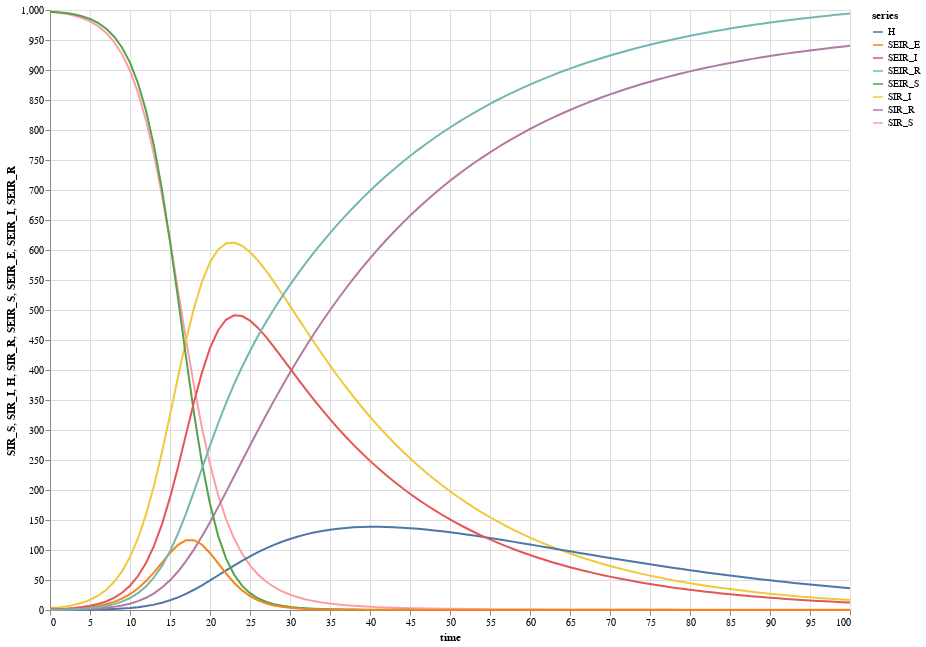

Notebook cell for this chart:
### Code cell
points = simulate(joined at [0..100 by 1])

H = series(value(points.H), "H", {{ style = "lines" }})

SIR_S = series(value(points.SIR_S), "SIR_S", {{ style = "lines" }})
SIR_I = series(value(points.SIR_I), "SIR_I", {{ style = "lines" }})
SIR_R = series(value(points.SIR_R), "SIR_R", {{ style = "lines" }})

SEIR_S = series(value(points.SEIR_S), "SEIR_S", {{ style = "lines" }})
SEIR_E = series(value(points.SEIR_E), "SEIR_E", {{ style = "lines" }})
SEIR_I = series(value(points.SEIR_I), "SEIR_I", {{ style = "lines" }})
SEIR_R = series(value(points.SEIR_R), "SEIR_R", {{ style = "lines" }})

plot("", [SIR_S, SIR_I, H, SIR_R, SEIR_S, SEIR_E, SEIR_I, SEIR_R], time(points), "time")

### Figure 1 — Vega-Lite specification as saved in the notebook (floating-point values rounded to 4 significant figures; data arrays with more than 128 entries replaced by an {"elided": "..."} marker saying what was removed)
{"$schema": "https://vega.github.io/schema/vega-lite/v4.json", "data": {"values": {"elided": "808 records"}}, "description": "", "height": 600, "layer": [{"encoding": {"color": {"field": "series", "type": "nominal"}, "x": {"field": "time", "type": "quantitative"}, "y": {"field": "SIR_S", "type": "quantitative"}}, "mark": "line"}, {"encoding": {"color": {"field": "series", "type": "nominal"}, "x": {"field": "time", "type": "quantitative"}, "y": {"field": "SIR_I", "type": "quantitative"}}, "mark": "line"}, {"encoding": {"color": {"field": "series", "type": "nominal"}, "x": {"field": "time", "type": "quantitative"}, "y": {"field": "H", "type": "quantitative"}}, "mark": "line"}, {"encoding": {"color": {"field": "series", "type": "nominal"}, "x": {"field": "time", "type": "quantitative"}, "y": {"field": "SIR_R", "type": "quantitative"}}, "mark": "line"}, {"encoding": {"color": {"field": "series", "type": "nominal"}, "x": {"field": "time", "type": "quantitative"}, "y": {"field": "SEIR_S", "type": "quantitative"}}, "mark": "line"}, {"encoding": {"color": {"field": "series", "type": "nominal"}, "x": {"field": "time", "type": "quantitative"}, "y": {"field": "SEIR_E", "type": "quantitative"}}, "mark": "line"}, {"encoding": {"color": {"field": "series", "type": "nominal"}, "x": {"field": "time", "type": "quantitative"}, "y": {"field": "SEIR_I", "type": "quantitative"}}, "mark": "line"}, {"encoding": {"color": {"field": "series", "type": "nominal"}, "x": {"field": "time", "type": "quantitative"}, "y": {"field": "SEIR_R", "type": "quantitative"}}, "mark": "line"}], "width": 800}
